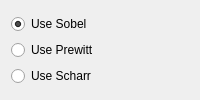
                       <widget class="QWidget" name="tab">
                        <attribute name="title">
                         <string>Kernels</string>
                        </attribute>
                        <layout class="QGridLayout" name="gridLayout_13">
                         <item row="0" column="0">
                          <layout class="QGridLayout" name="gridLayout_12">
                           <item row="2" column="0">
                            <widget class="QRadioButton" name="use_scharr">
                             <property name="text">
                              <string>Use Scharr</string>
                             </property>
                            </widget>
                           </item>
                           <item row="0" column="0">
                            <widget class="QRadioButton" name="use_sobel">
                             <property name="text">
                              <string>Use Sobel</string>
                             </property>
                             <property name="checked">
                              <bool>true</bool>
                             </property>
                            </widget>
                           </item>
                           <item row="1" column="0">
                            <widget class="QRadioButton" name="use_prewitt">
                             <property name="text">
                              <string>Use Prewitt</string>
                             </property>
                            </widget>
                           </item>
                          </layout>
                         </item>
                        </layout>
                       </widget>
